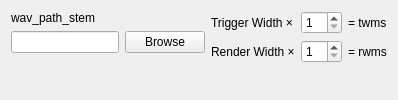
<?xml version="1.0" encoding="UTF-8"?>
<ui version="4.0">
 <class>ChannelView</class>
 <widget class="QWidget" name="ChannelView">
  <property name="sizePolicy">
   <sizepolicy hsizetype="Preferred" vsizetype="Fixed">
    <horstretch>0</horstretch>
    <verstretch>0</verstretch>
   </sizepolicy>
  </property>
  <property name="windowTitle">
   <string>Form</string>
  </property>
  <layout class="QHBoxLayout" name="horizontalLayout_2">
   <item>
    <spacer name="verticalSpacer">
     <property name="orientation">
      <enum>Qt::Vertical</enum>
     </property>
     <property name="sizeHint" stdset="0">
      <size>
       <width>0</width>
       <height>0</height>
      </size>
     </property>
    </spacer>
   </item>
   <item>
    <layout class="QVBoxLayout" name="wavPathLayout">
     <item>
      <widget class="QLabel" name="wav_path_stem">
       <property name="text">
        <string>wav_path_stem</string>
       </property>
      </widget>
     </item>
     <item>
      <layout class="QHBoxLayout" name="wavPathSub">
       <item>
        <widget class="QLineEdit" name="cfg__wav_path"/>
       </item>
       <item>
        <widget class="QPushButton" name="wav_path_browse">
         <property name="text">
          <string>Browse</string>
         </property>
        </widget>
       </item>
      </layout>
     </item>
     <item>
      <spacer name="wavPathSpacer">
       <property name="orientation">
        <enum>Qt::Vertical</enum>
       </property>
       <property name="sizeHint" stdset="0">
        <size>
         <width>0</width>
         <height>0</height>
        </size>
       </property>
      </spacer>
     </item>
    </layout>
   </item>
   <item>
    <layout class="QGridLayout" name="widthLayout">
     <item row="0" column="0">
      <widget class="QLabel" name="trigger_widthL">
       <property name="text">
        <string>Trigger Width ×</string>
       </property>
      </widget>
     </item>
     <item row="0" column="1">
      <widget class="QSpinBox" name="cfg__trigger_width">
       <property name="minimum">
        <number>1</number>
       </property>
      </widget>
     </item>
     <item row="0" column="2">
      <widget class="QLabel" name="trigger_widthOut">
       <property name="text">
        <string>= twms</string>
       </property>
      </widget>
     </item>
     <item row="1" column="0">
      <widget class="QLabel" name="render_widthL">
       <property name="text">
        <string>Render Width ×</string>
       </property>
      </widget>
     </item>
     <item row="1" column="1">
      <widget class="QSpinBox" name="cfg__render_width">
       <property name="minimum">
        <number>1</number>
       </property>
      </widget>
     </item>
     <item row="1" column="2">
      <widget class="QLabel" name="render_widthOut">
       <property name="text">
        <string>= rwms</string>
       </property>
      </widget>
     </item>
     <item row="2" column="1">
      <spacer name="widthSpacer">
       <property name="orientation">
        <enum>Qt::Vertical</enum>
       </property>
       <property name="sizeHint" stdset="0">
        <size>
         <width>0</width>
         <height>0</height>
        </size>
       </property>
      </spacer>
     </item>
    </layout>
   </item>
  </layout>
 </widget>
 <resources/>
 <connections/>
</ui>
